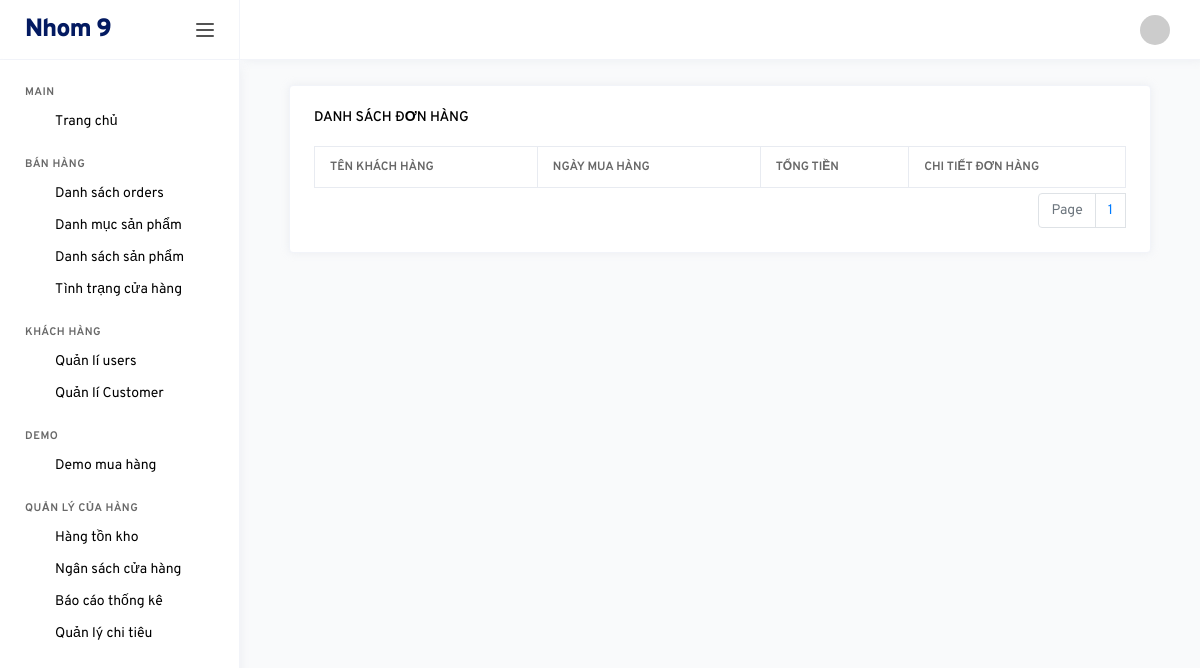
Page /backend/index.php?controller=orders (signed in) on the earlier database version.
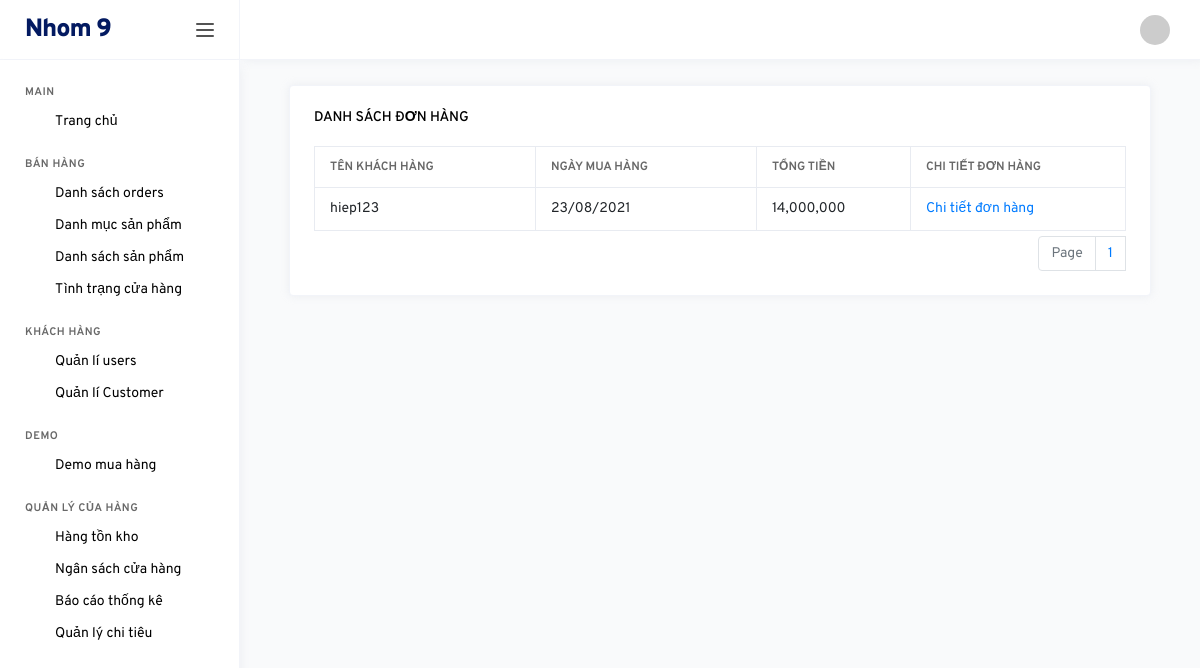
Same page on the later database version.
### tables this page shows
CREATE TABLE `orders` (
  `id` int(11) NOT NULL,
  `customer_id` int(11) NOT NULL,
  `date` date NOT NULL,
  `price` int(11) NOT NULL
);

CREATE TABLE `customers` (
  `id` int(11) NOT NULL,
  `name` varchar(500) NOT NULL,
  `phone` int(11) NOT NULL,
  `password` varchar(500) NOT NULL,
  `thoi_quen` varchar(500) NOT NULL,
  `so_thich` varchar(500) NOT NULL,
  `sinh_nhat` date NOT NULL
);

### backend/controllers/OrdersController.php (called while the page is built, shortened)
<?php
	include "Models/OrdersModel.php";
	class OrdersController extends Controller{
		public function index(){
			$recordPerPage = 25;
			$numPage = ceil($this->modelTotal()/$recordPerPage);
			$listRecord = $this->modelRead($recordPerPage);
			$this->loadView("OrdersView.php",["listRecord"=>$listRecord,"numPage"=>$numPage]);
		}
	}
 ?>

### backend/models/OrdersModel.php (called while the page is built, shortened)
<?php
	trait OrdersModel{
		public function modelRead($recordPerPage){
			$page = isset($_GET["p"]) && $_GET["p"] > 0 ? $_GET["p"]-1 : 0;
			$from = $page * $recordPerPage;
			$conn = Connection::getInstance();
			$query = $conn->query("select customers.name as users, orders.* from orders inner join customers on orders.customer_id = customers.id order by orders.id desc limit $from, $recordPerPage");
			return $query->fetchAll();
		}
		public function modelTotal(){
			$conn = Connection::getInstance();
			$query = $conn->query("select id from orders");
			return $query->rowCount();
		}
	}
 ?>

### backend/views/OrdersView.php (the view, shortened to what this page needs)
<div class="col-md-12">
        <div class="col-md-12 grid-margin stretch-card">
        <div class="card">
            <div class="card-body">
                <h6 class="card-title">Danh sách đơn hàng</h6>
                <div class="table-responsive">
                        <table class="table table-bordered table-hover">
                            <thead>
                                <tr>
                                    <th style="width: 150px;">Tên khách hàng</th>
                                    <th style="width: 150px;">Ngày mua hàng</th>
                                    <th style="width: 100px;">Tổng tiền</th>
                                    <th style="width: 100px;">Chi tiết đơn hàng</th>
                                </tr>
                            </thead>
                <?php foreach($listRecord as $rows): ?>
                <tbody>
                    <tr>
                     <td><?php echo $rows->users; ?></td>
                     <td>
                        <?php
                        $date = Date_create($rows->date);
                        echo Date_format($date, "d/m/Y");
                        ?>
                        </td>
                     <td><?php echo number_format($rows->price); ?></td>
                     <td><a href="index.php?controller=orders&action=detail&id=<?php echo $rows->id; ?>">Chi tiết đơn hàng</a></td>
                 </tr>
                    <?php endforeach; ?>
                </tbody>
                </table>
                <nav aria-label="Page navigation example">
                <ul class="pagination">
                    <li class="page-item disabled"><a class="page-link" href="#">Page</a></li>
                    <?php for($i = 1;$i <= $numPage; $i++): ?>
                        <li><a class="page-link" href="index.php?controller=products&p=<?php echo $i; ?>"><?php echo $i; ?></a></li>
                        <?php endfor; ?>
                </ul>
                </nav>
        </div>
            </div>
        </div>
    </div>
    </div>

Differences in the rows shown:
added orders: customer.name "hiep123", date "23/08/2021", price "14,000,000"
